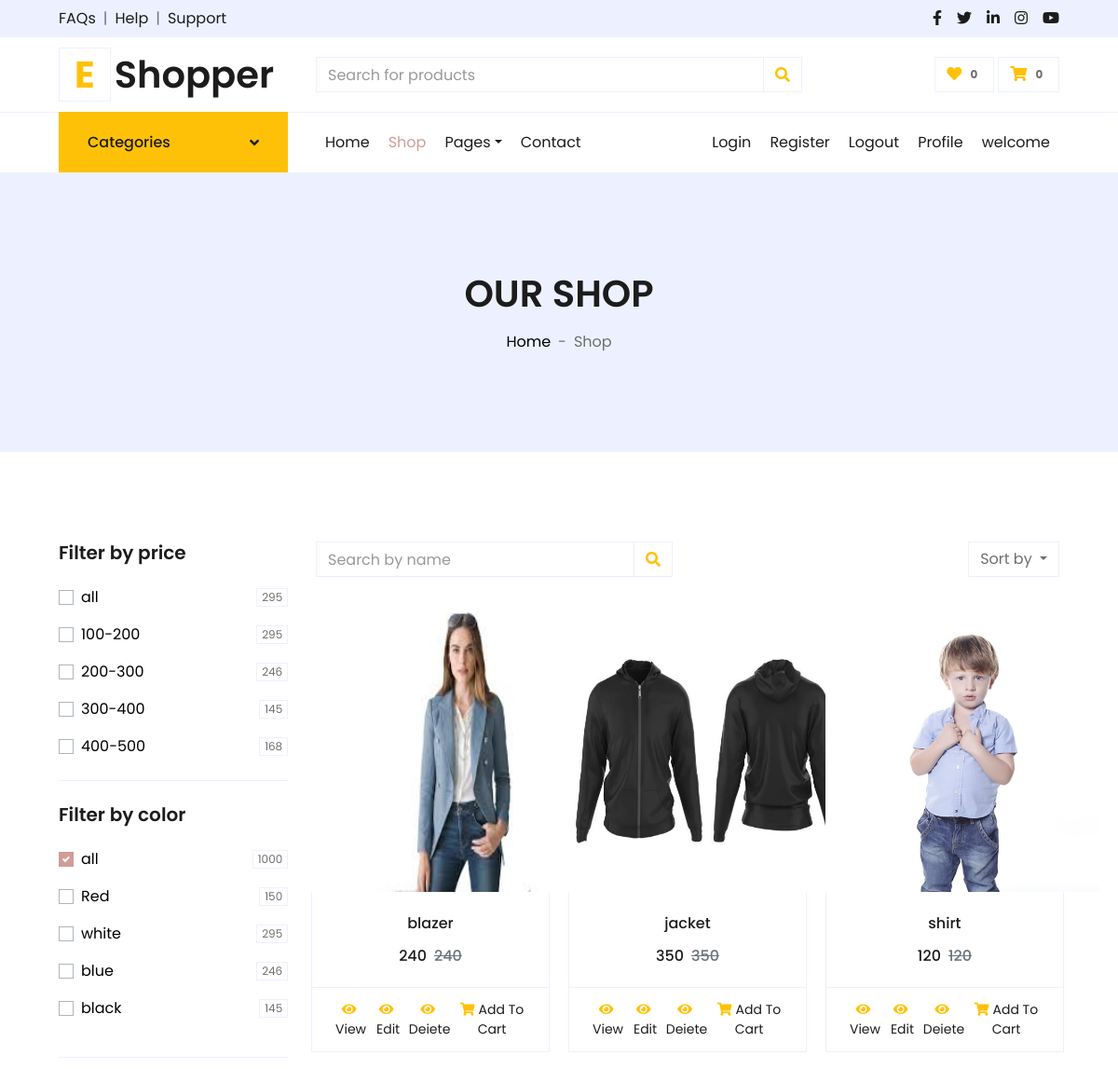
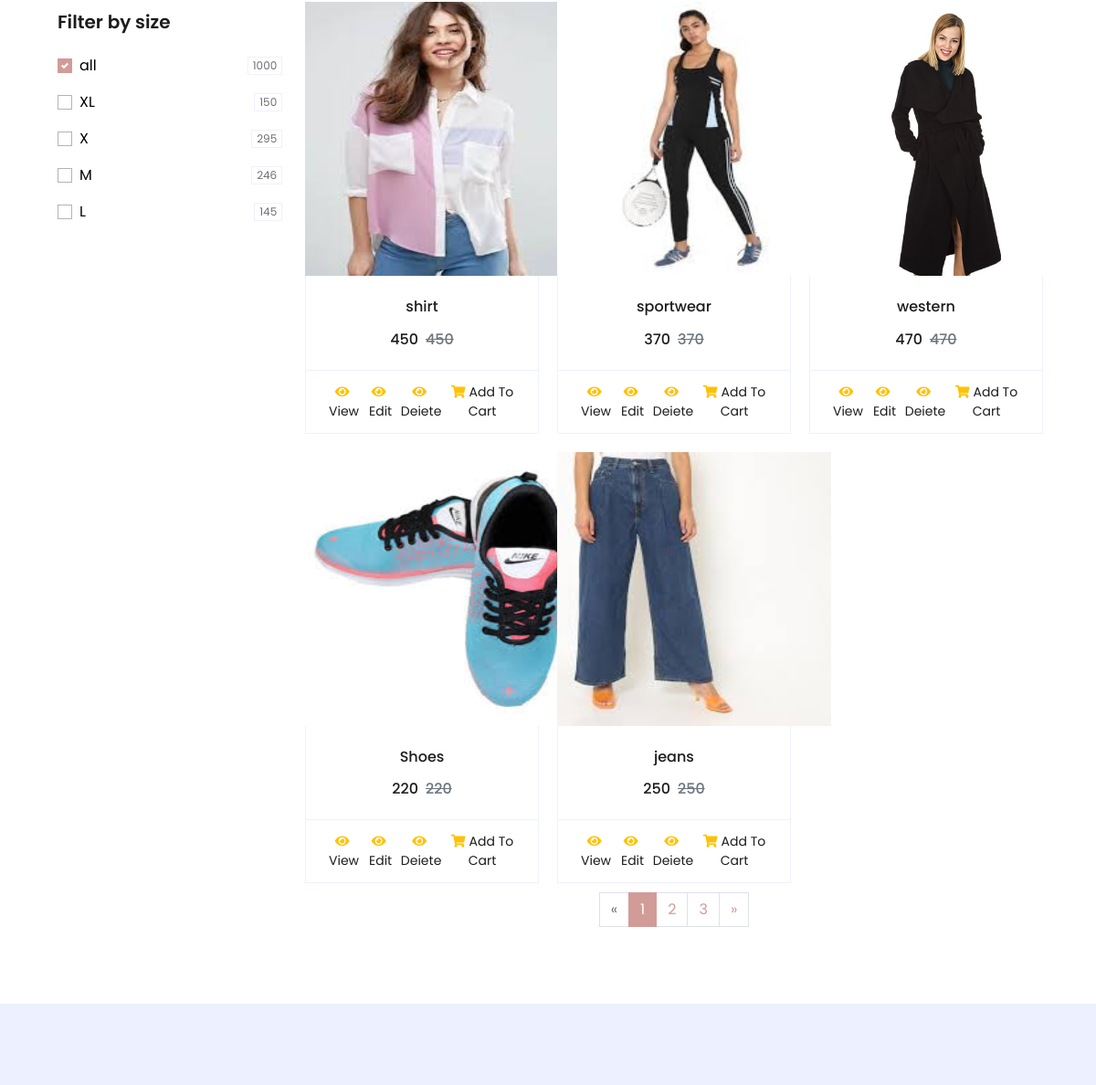
The page /sort/ (upper part) on the database as committed earlier (2 pictures, top to bottom).
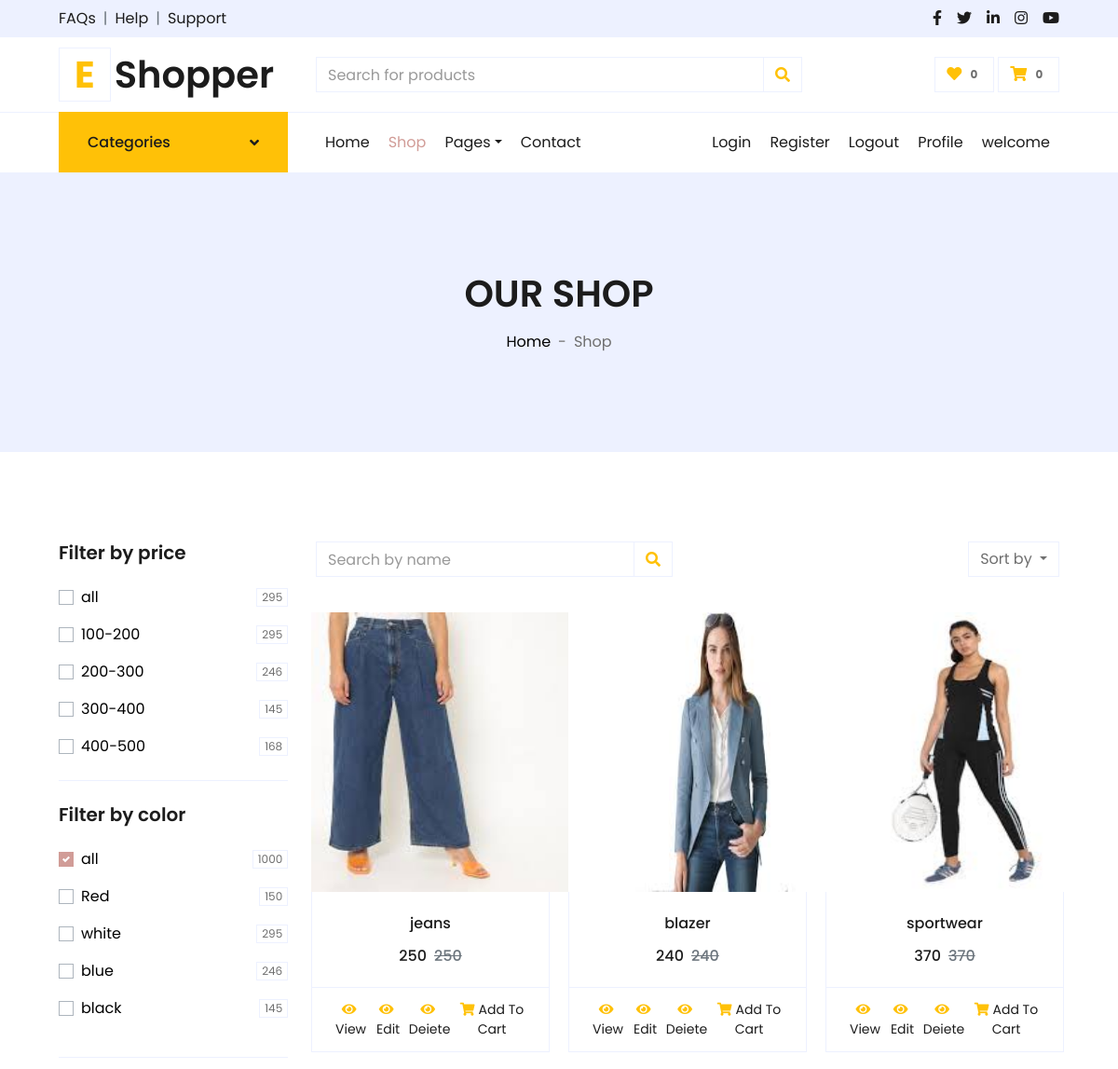
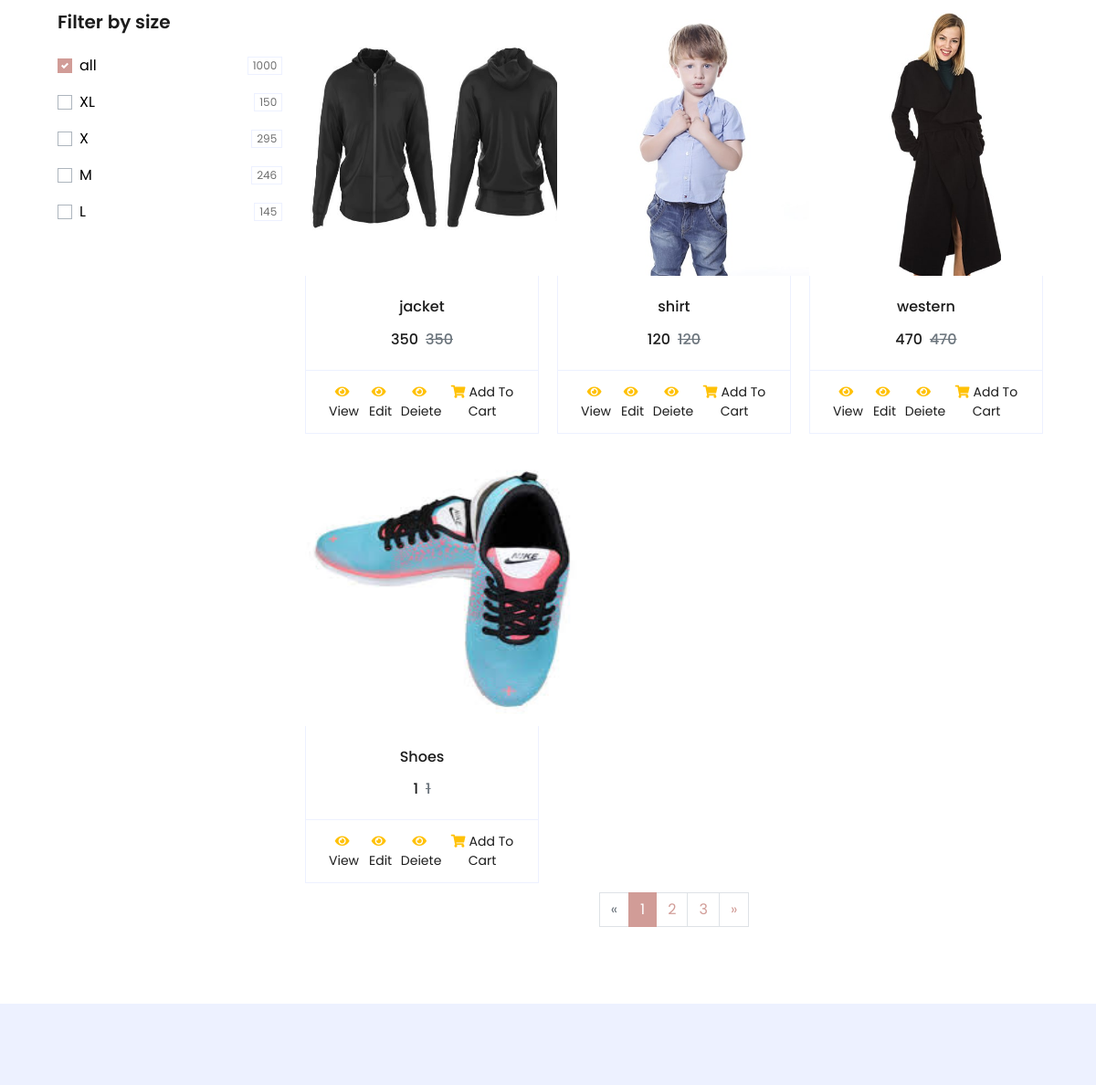
The same page on the database as committed later (2 pictures, top to bottom).
### shopping/models.py (models this page shows, shortened)
class product(models.Model):
    name=models.CharField(max_length=20)
    cat=models.ForeignKey(category,on_delete=CASCADE)
    img=models.ImageField(upload_to='photo')
    description=models.CharField(max_length=400)
    availableproduct=models.IntegerField()
    price=models.IntegerField()
    range=models.CharField(choices=CATEGORY_CHOICES,max_length=500,default='100-200')
    color=models.CharField(default="red",max_length=20)
    size=models.CharField(default='XL',max_length=3)
    date=models.DateField(auto_now=False,blank=True,null=True)

### shopping/views.py (the view)
# urls.py: path('sort/',sort,name='sort'),
def sort(request):
    if request.session.has_key('email'):
        s=request.session['email']
        m=register.objects.get(email=s)
        v=product.objects.filter(date=date.today())
        z=product.objects.all().order_by('-date')
        return render(request,'sort.html',{'vv':v,'m':m,'z':z})
    else:
        v=product.objects.filter(date=date.today())
        z=product.objects.all().order_by('-date')
        return render(request,'sort.html',{'vv':v,'z':z})

### shopping/templates/sort.html (shortened to what the changed rows need)
{% load static %}
<!DOCTYPE html>
<html lang="en">
<head>
    <link href="https://cdnjs.cloudflare.com/ajax/libs/font-awesome/5.10.0/css/all.min.css" rel="stylesheet">
    <link href="lib/owlcarousel/assets/owl.carousel.min.css" rel="stylesheet">
    <link href="{% static 'css/style.css' %}" rel="stylesheet">
</head>
<body>
    <div class="container-fluid">
        <div class="row align-items-center py-3 px-xl-5">
            <div class="col-lg-3 d-none d-lg-block">
                <a href="" class="text-decoration-none">
                    <h1 class="m-0 display-5 font-weight-semi-bold"><span class="text-warning font-weight-bold border px-3 mr-1">E</span>Shopper</h1>
                </a>
            </div>
        </div>
    </div>
    <div class="container-fluid bg-secondary mb-5">
        <div class="d-flex flex-column align-items-center justify-content-center" style="min-height: 300px">
            <h1 class="font-weight-semi-bold text-uppercase mb-3">Our Shop</h1>
        </div>
    </div>
    <div class="container-fluid pt-5">
        <div class="row px-xl-5">
            <div class="col-lg-9 col-md-12">
                <div class="row pb-3">
                    <div class="b">
                        {% for i in z %}
                                <div class="a">
                                    <img  src="{{i.img.url}}" height="300" width="300" alt="">
                                 <div class="card-body border-left border-right text-center p-0 pt-4 pb-3">
                                    <h6 class="text-truncate mb-3">{{i.name}}</h6>
                                    <div class="d-flex justify-content-center">
                                        <h6>{{i.price}}</h6><h6 class="text-muted ml-2"><del>{{i.price}}</del></h6>
                                    </div>
                                 </div>
                                 <div class="card-footer d-flex justify-content-between bg-light border">
                                    <a href="{% url "view" i.id %}" class="btn btn-sm text-dark p-0"><i class="fas fa-eye text-warning mr-1"></i>View</a>
                                    <a href="{% url "edit" i.id%}" class="btn btn-sm text-dark p-0"><i class="fas fa-eye text-warning mr-1"></i>Edit</a>
                                    <a href="{% url "delete" i.id %}" class="btn btn-sm text-dark p-0"><i class="fas fa-eye text-warning mr-1"></i>Deiete</a>
                                    <a href="{% url "cart" i.id %}" class="btn btn-sm text-dark p-0"><i class="fas fa-shopping-cart text-warning mr-1"></i>Add To Cart</a>
                                 </div>
                                </div>
            {% endfor %}
                    </div>
                </div>
            </div>
        </div>
    </div>
</body>
</html>

Rows that differ between the two databases and show on the page:
removed product: img (picture), name "shirt", price "450"
changed product "jeans": moves up the list
changed product "sportwear": moves up the list
changed product "Shoes": price "220" → "1"
